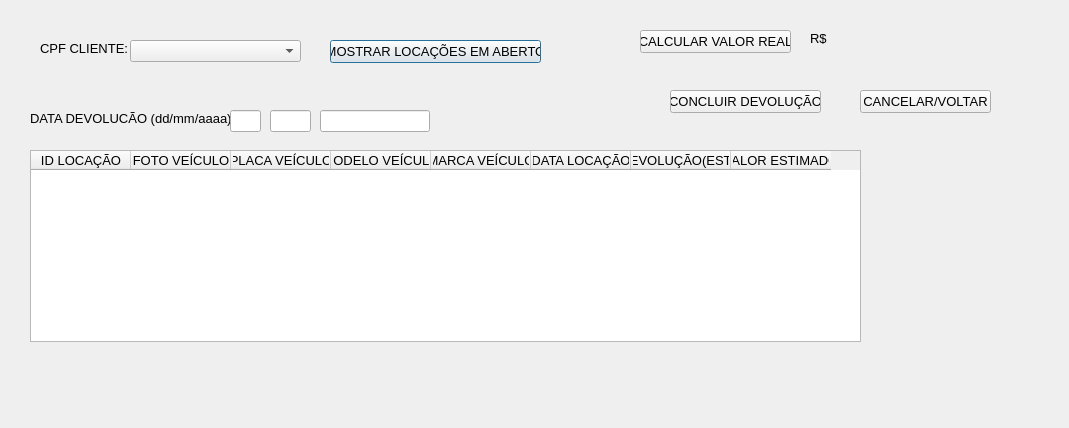
<?xml version="1.0" encoding="UTF-8"?>
<ui version="4.0">
 <class>TelaDevolucao</class>
 <widget class="QDialog" name="TelaDevolucao">
  <property name="geometry">
   <rect>
    <x>0</x>
    <y>0</y>
    <width>1069</width>
    <height>428</height>
   </rect>
  </property>
  <property name="font">
   <font>
    <pointsize>10</pointsize>
   </font>
  </property>
  <property name="windowTitle">
   <string>Dialog</string>
  </property>
  <widget class="QLabel" name="label">
   <property name="geometry">
    <rect>
     <x>40</x>
     <y>40</y>
     <width>91</width>
     <height>16</height>
    </rect>
   </property>
   <property name="font">
    <font>
     <pointsize>10</pointsize>
    </font>
   </property>
   <property name="text">
    <string>CPF CLIENTE:</string>
   </property>
  </widget>
  <widget class="QComboBox" name="comboBoxCpf">
   <property name="geometry">
    <rect>
     <x>130</x>
     <y>40</y>
     <width>171</width>
     <height>22</height>
    </rect>
   </property>
  </widget>
  <widget class="QPushButton" name="pushButtonMostrarLocacoesEmAberto">
   <property name="geometry">
    <rect>
     <x>330</x>
     <y>40</y>
     <width>211</width>
     <height>23</height>
    </rect>
   </property>
   <property name="text">
    <string>MOSTRAR LOCAÇÕES EM ABERTO</string>
   </property>
  </widget>
  <widget class="QTableWidget" name="tableWidgetListagem">
   <property name="geometry">
    <rect>
     <x>30</x>
     <y>150</y>
     <width>831</width>
     <height>192</height>
    </rect>
   </property>
   <column>
    <property name="text">
     <string>ID LOCAÇÃO</string>
    </property>
   </column>
   <column>
    <property name="text">
     <string>FOTO VEÍCULO</string>
    </property>
   </column>
   <column>
    <property name="text">
     <string>PLACA VEÍCULO</string>
    </property>
   </column>
   <column>
    <property name="text">
     <string>MODELO VEÍCULO</string>
    </property>
   </column>
   <column>
    <property name="text">
     <string>MARCA VEÍCULO</string>
    </property>
   </column>
   <column>
    <property name="text">
     <string>DATA LOCAÇÃO</string>
    </property>
   </column>
   <column>
    <property name="text">
     <string>DATA DEVOLUÇÃO(ESTIMADA)</string>
    </property>
   </column>
   <column>
    <property name="text">
     <string>VALOR ESTIMADO</string>
    </property>
   </column>
  </widget>
  <widget class="QLabel" name="label_4">
   <property name="geometry">
    <rect>
     <x>30</x>
     <y>110</y>
     <width>211</width>
     <height>16</height>
    </rect>
   </property>
   <property name="text">
    <string>DATA DEVOLUCÃO (dd/mm/aaaa):</string>
   </property>
  </widget>
  <widget class="QLineEdit" name="lineEditMesDataDevolucao">
   <property name="geometry">
    <rect>
     <x>270</x>
     <y>110</y>
     <width>41</width>
     <height>22</height>
    </rect>
   </property>
  </widget>
  <widget class="QLineEdit" name="lineEditAnoDataDevolucao">
   <property name="geometry">
    <rect>
     <x>320</x>
     <y>110</y>
     <width>110</width>
     <height>22</height>
    </rect>
   </property>
  </widget>
  <widget class="QLineEdit" name="lineEditDiaDataDevolucao">
   <property name="geometry">
    <rect>
     <x>230</x>
     <y>110</y>
     <width>31</width>
     <height>22</height>
    </rect>
   </property>
  </widget>
  <widget class="QPushButton" name="pushButtonCalcularValorReal">
   <property name="geometry">
    <rect>
     <x>640</x>
     <y>30</y>
     <width>151</width>
     <height>23</height>
    </rect>
   </property>
   <property name="text">
    <string>CALCULAR VALOR REAL</string>
   </property>
  </widget>
  <widget class="QLabel" name="label_2">
   <property name="geometry">
    <rect>
     <x>810</x>
     <y>30</y>
     <width>21</width>
     <height>16</height>
    </rect>
   </property>
   <property name="text">
    <string>R$</string>
   </property>
  </widget>
  <widget class="QLabel" name="labelValor">
   <property name="geometry">
    <rect>
     <x>840</x>
     <y>30</y>
     <width>161</width>
     <height>16</height>
    </rect>
   </property>
   <property name="text">
    <string/>
   </property>
  </widget>
  <widget class="QPushButton" name="pushButtonConcluirDevolucao">
   <property name="geometry">
    <rect>
     <x>670</x>
     <y>90</y>
     <width>151</width>
     <height>23</height>
    </rect>
   </property>
   <property name="text">
    <string>CONCLUIR DEVOLUÇÃO</string>
   </property>
  </widget>
  <widget class="QPushButton" name="pushButtonCancelar">
   <property name="geometry">
    <rect>
     <x>860</x>
     <y>90</y>
     <width>131</width>
     <height>23</height>
    </rect>
   </property>
   <property name="text">
    <string>CANCELAR/VOLTAR</string>
   </property>
  </widget>
 </widget>
 <tabstops>
  <tabstop>comboBoxCpf</tabstop>
  <tabstop>pushButtonMostrarLocacoesEmAberto</tabstop>
  <tabstop>lineEditDiaDataDevolucao</tabstop>
  <tabstop>lineEditMesDataDevolucao</tabstop>
  <tabstop>lineEditAnoDataDevolucao</tabstop>
  <tabstop>pushButtonCalcularValorReal</tabstop>
  <tabstop>pushButtonConcluirDevolucao</tabstop>
  <tabstop>pushButtonCancelar</tabstop>
  <tabstop>tableWidgetListagem</tabstop>
 </tabstops>
 <resources/>
 <connections/>
</ui>
